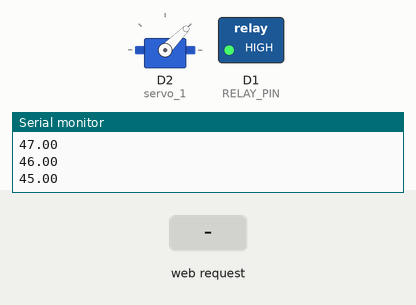
The sketch below on a simulated ESP8266 (NodeMCU). On the bench: servo, switched loads named in the sketch (green lamp = pin HIGH), the last lines printed to the serial monitor. Inputs (shaded band) come from the test bench. WiFi joins after 1.5 s; servers stay silent unless stated.

Above: at 13.6 s.
13.7 s: HTTP request GET /door/open received
At 13.86 s:
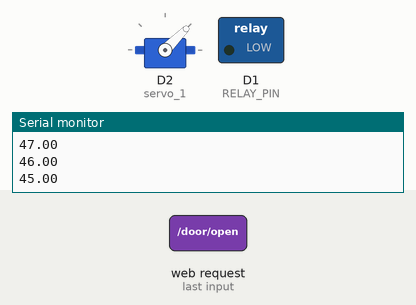
At 17.8 s:
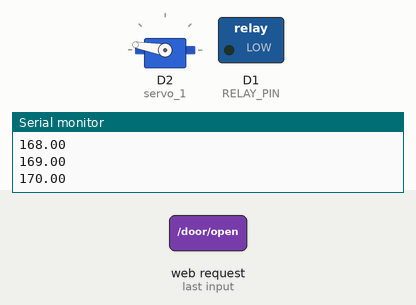
Timing chart, 0 to 19.3 s (numbered marks = the images above; inputs shaded):
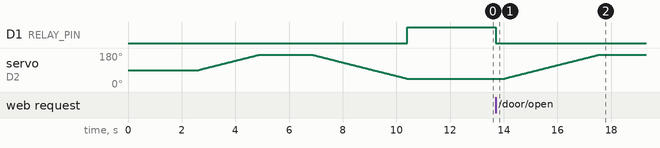

Measured:
- after the input at 13.7 s, D1 (RELAY_PIN): HIGH → LOW at once; servo on D2 (servo_1): moves from 45° to 170° over 3.5 s, starting after 0.33 s

The sketch:

nodeMCU.ino
```cpp
#include <ESP8266WiFi.h>
#include <ESP8266WebServer.h>
#include <Servo.h>
#define RELAY_PIN D1
#define LOCK_DELAY 10


const char* ssid = "HONOR 70";
const char* password = "copperTube";
float pos;

enum DOOR_STATE {
  closed,
  closing,
  opening,
  opened
};

DOOR_STATE currentState  = closed;

ESP8266WebServer server(80);
Servo servo_1;

void setup()
{
  Serial.begin(115200);
  delay(100);
  servo_1.attach(4);
  pinMode(RELAY_PIN, OUTPUT);

  Serial.println("Connecting to ");
  Serial.println(ssid);

  // подключиться к вашей локальной wi-fi сети
  WiFi.begin(ssid, password);

  // проверить, подключился ли wi-fi модуль к wi-fi сети
  while (WiFi.status() != WL_CONNECTED)
  {
    delay(1000);
    Serial.print(".");
  }

  Serial.println("");
  Serial.println("WiFi connected..!");
  Serial.print("Got IP: ");
  Serial.println(WiFi.localIP());

  server.on("/door/open", handleDoorStateChange);
  server.on("/door/healthcheck", handleHealthcheck);

  server.enableCORS(true);
  server.begin();                                // запуск сервера
  Serial.println("HTTP server started");

  if (currentState == closed) {
    deactivateLock();
    delay(500);
    for (pos = 90; pos <= 170; pos += 1) {
     servo_1.write(pos);
     Serial.println(pos);
     delay(28);
    }
    delay(2000);
    for (pos = 170; pos >= 45; pos -= 1) {
     servo_1.write(pos);
     Serial.println(pos);
     delay(28);
    }
    activateLock();
    delay(2000);
  }
}

void loop()
{
  server.handleClient();    // обработка входящих запросов
}

void handleDoorStateChange() //обработчик
{
  if (currentState == closed) {
    currentState = opening;
    deactivateLock();
    delay(300);
    openDoor();
    delay(300);
    server.send(200, "text/json", "{ status : Door is open }");
  }

  if (currentState == opening) {
    currentState = opened;
    delay(5000);
  }

  if (currentState == opened) {
    currentState = closing;
    closeDoor();
    delay(300);
    activateLock();
  }

  if (currentState == closing) {
    currentState = closed;
    delay(550);
  }
}

void handleHealthcheck() //обработчик
{
  server.send(200, "text/json", "{Door Opened}");
}

void openDoor() {
  for (pos = 45; pos <= 170; pos += 1) {
     servo_1.write(pos);
     Serial.println(pos);
     delay(28);
   }
}

void closeDoor() {
  for (pos = 170; pos >= 45; pos -= 1) {
     servo_1.write(pos);
     Serial.println(pos);
     delay(28);
   }
}

void activateLock() {
  digitalWrite(RELAY_PIN, HIGH);
}

void deactivateLock() {
  digitalWrite(RELAY_PIN, LOW);
}
```
